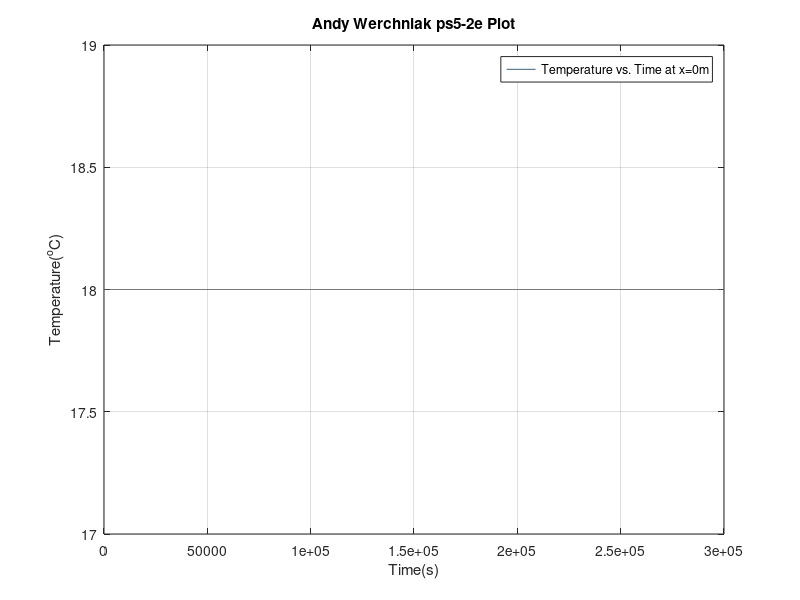

MATLAB code for this plot:
%code for 2e

clear;

A = 0.00064807;  %m^2
k = 142;         %W/(m degC)
D = 5e-05;       %m^2/sec
L = 3;           %m

xo = 18;         %degC
xL = 8;          %degC
m2 = 1.6667;     %degC/m
b2 = 12;         %degC

%Set position we would like to view
x = 0;

%code from ps3_3
n = 100;                        %How many terms of the series?
t = linspace(0,3e5,1000);       %Create a position vector between 0 and L=3
sequence = zeros(k,length(t));  %Preallocate sequence matrix for speed

%Create vector for each term in series from 1 to k
for i = 1:n
    sequence(i,:) = (-6/pi)*(3*(-1)^i+2)/i*sin(i*pi*x/3) .* exp(-i^2*pi^2*D/L^2*t);
end

%Sum the terms of the sequence to get the series
series = 0;
for i=1:n
    series = series + sequence(i,:);
end

%Series is a graph of Temperature vs. position at the above specified t
%   for the homogeneous case. Must at the Steady State solution to this
%   for the full inhomogeneous solution
Tss = xo + (xL-xo)/L*x;
T = series+Tss;
figure;
plot(t,T);
hold on;
xlabel('Time(s)');
ylabel('Temperature(^oC)');
title('Andy Werchniak ps5-2e Plot');
legend(['Temperature vs. Time at x=', num2str(x),'m']);
axis([0,max(t),17,19]);
grid on;
